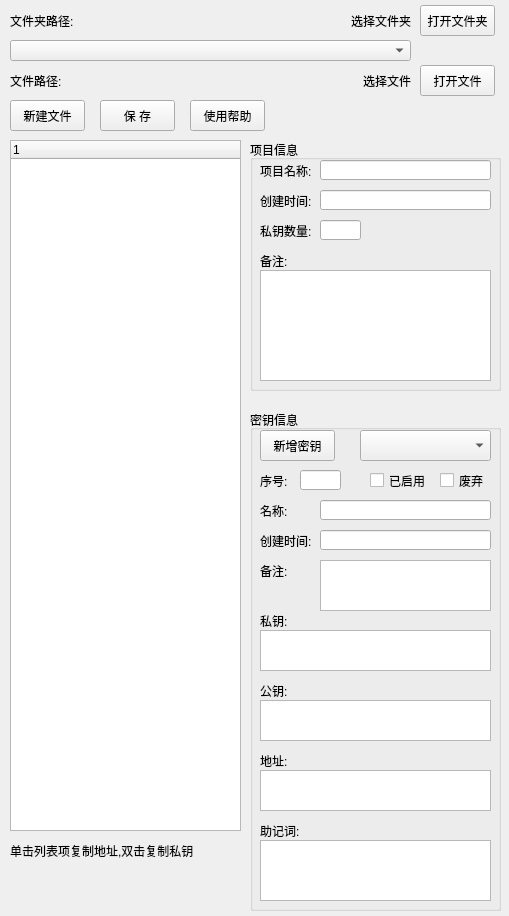
<?xml version="1.0" encoding="UTF-8"?>
<ui version="4.0">
 <class>KeyManagerForm</class>
 <widget class="QWidget" name="KeyManagerForm">
  <property name="geometry">
   <rect>
    <x>0</x>
    <y>0</y>
    <width>509</width>
    <height>916</height>
   </rect>
  </property>
  <property name="windowTitle">
   <string>KeyManager</string>
  </property>
  <widget class="QLabel" name="label">
   <property name="geometry">
    <rect>
     <x>10</x>
     <y>70</y>
     <width>61</width>
     <height>21</height>
    </rect>
   </property>
   <property name="text">
    <string>文件路径:</string>
   </property>
  </widget>
  <widget class="QPushButton" name="btnOpenFile">
   <property name="geometry">
    <rect>
     <x>420</x>
     <y>65</y>
     <width>75</width>
     <height>31</height>
    </rect>
   </property>
   <property name="text">
    <string>打开文件</string>
   </property>
  </widget>
  <widget class="QPushButton" name="btnNewFile">
   <property name="geometry">
    <rect>
     <x>10</x>
     <y>100</y>
     <width>75</width>
     <height>31</height>
    </rect>
   </property>
   <property name="text">
    <string>新建文件</string>
   </property>
  </widget>
  <widget class="QLabel" name="labelFilePath">
   <property name="geometry">
    <rect>
     <x>80</x>
     <y>70</y>
     <width>331</width>
     <height>21</height>
    </rect>
   </property>
   <property name="text">
    <string>选择文件</string>
   </property>
   <property name="alignment">
    <set>Qt::AlignRight|Qt::AlignTrailing|Qt::AlignVCenter</set>
   </property>
  </widget>
  <widget class="QPushButton" name="btnSaveFile">
   <property name="geometry">
    <rect>
     <x>100</x>
     <y>100</y>
     <width>75</width>
     <height>31</height>
    </rect>
   </property>
   <property name="text">
    <string>保 存</string>
   </property>
  </widget>
  <widget class="QComboBox" name="cbkmFile">
   <property name="geometry">
    <rect>
     <x>10</x>
     <y>40</y>
     <width>401</width>
     <height>21</height>
    </rect>
   </property>
  </widget>
  <widget class="QPushButton" name="btnOpenFolder">
   <property name="geometry">
    <rect>
     <x>420</x>
     <y>5</y>
     <width>75</width>
     <height>31</height>
    </rect>
   </property>
   <property name="text">
    <string>打开文件夹</string>
   </property>
  </widget>
  <widget class="QLabel" name="label_2">
   <property name="geometry">
    <rect>
     <x>10</x>
     <y>10</y>
     <width>71</width>
     <height>21</height>
    </rect>
   </property>
   <property name="text">
    <string>文件夹路径:</string>
   </property>
  </widget>
  <widget class="QLabel" name="labelFolderPath">
   <property name="geometry">
    <rect>
     <x>80</x>
     <y>10</y>
     <width>331</width>
     <height>21</height>
    </rect>
   </property>
   <property name="text">
    <string>选择文件夹</string>
   </property>
   <property name="alignment">
    <set>Qt::AlignRight|Qt::AlignTrailing|Qt::AlignVCenter</set>
   </property>
  </widget>
  <widget class="QPushButton" name="btnHelp">
   <property name="geometry">
    <rect>
     <x>190</x>
     <y>100</y>
     <width>75</width>
     <height>31</height>
    </rect>
   </property>
   <property name="text">
    <string>使用帮助</string>
   </property>
  </widget>
  <widget class="QTreeWidget" name="twKey">
   <property name="geometry">
    <rect>
     <x>10</x>
     <y>140</y>
     <width>231</width>
     <height>691</height>
    </rect>
   </property>
   <column>
    <property name="text">
     <string notr="true">1</string>
    </property>
   </column>
  </widget>
  <widget class="QLabel" name="label_3">
   <property name="geometry">
    <rect>
     <x>260</x>
     <y>160</y>
     <width>61</width>
     <height>21</height>
    </rect>
   </property>
   <property name="text">
    <string>项目名称:</string>
   </property>
  </widget>
  <widget class="QLabel" name="label_4">
   <property name="geometry">
    <rect>
     <x>260</x>
     <y>190</y>
     <width>61</width>
     <height>21</height>
    </rect>
   </property>
   <property name="text">
    <string>创建时间:</string>
   </property>
  </widget>
  <widget class="QLabel" name="label_5">
   <property name="geometry">
    <rect>
     <x>260</x>
     <y>220</y>
     <width>61</width>
     <height>21</height>
    </rect>
   </property>
   <property name="text">
    <string>私钥数量:</string>
   </property>
  </widget>
  <widget class="QLabel" name="label_6">
   <property name="geometry">
    <rect>
     <x>260</x>
     <y>250</y>
     <width>61</width>
     <height>21</height>
    </rect>
   </property>
   <property name="text">
    <string>备注:</string>
   </property>
  </widget>
  <widget class="QLabel" name="label_7">
   <property name="geometry">
    <rect>
     <x>260</x>
     <y>530</y>
     <width>61</width>
     <height>21</height>
    </rect>
   </property>
   <property name="text">
    <string>创建时间:</string>
   </property>
  </widget>
  <widget class="QLabel" name="label_8">
   <property name="geometry">
    <rect>
     <x>260</x>
     <y>560</y>
     <width>61</width>
     <height>21</height>
    </rect>
   </property>
   <property name="text">
    <string>备注:</string>
   </property>
  </widget>
  <widget class="QLabel" name="label_9">
   <property name="geometry">
    <rect>
     <x>260</x>
     <y>500</y>
     <width>61</width>
     <height>21</height>
    </rect>
   </property>
   <property name="text">
    <string>名称:</string>
   </property>
  </widget>
  <widget class="QLabel" name="label_10">
   <property name="geometry">
    <rect>
     <x>260</x>
     <y>470</y>
     <width>61</width>
     <height>21</height>
    </rect>
   </property>
   <property name="text">
    <string>序号:</string>
   </property>
  </widget>
  <widget class="QLabel" name="label_11">
   <property name="geometry">
    <rect>
     <x>260</x>
     <y>820</y>
     <width>61</width>
     <height>21</height>
    </rect>
   </property>
   <property name="text">
    <string>助记词:</string>
   </property>
  </widget>
  <widget class="QLabel" name="label_12">
   <property name="geometry">
    <rect>
     <x>260</x>
     <y>680</y>
     <width>61</width>
     <height>21</height>
    </rect>
   </property>
   <property name="text">
    <string>公钥:</string>
   </property>
  </widget>
  <widget class="QLabel" name="label_13">
   <property name="geometry">
    <rect>
     <x>260</x>
     <y>610</y>
     <width>61</width>
     <height>21</height>
    </rect>
   </property>
   <property name="text">
    <string>私钥:</string>
   </property>
  </widget>
  <widget class="QLabel" name="label_14">
   <property name="geometry">
    <rect>
     <x>260</x>
     <y>750</y>
     <width>61</width>
     <height>21</height>
    </rect>
   </property>
   <property name="text">
    <string>地址:</string>
   </property>
  </widget>
  <widget class="QLineEdit" name="leProjectName">
   <property name="geometry">
    <rect>
     <x>320</x>
     <y>160</y>
     <width>171</width>
     <height>20</height>
    </rect>
   </property>
  </widget>
  <widget class="QLineEdit" name="leProjectCreationTime">
   <property name="geometry">
    <rect>
     <x>320</x>
     <y>190</y>
     <width>171</width>
     <height>20</height>
    </rect>
   </property>
  </widget>
  <widget class="QLineEdit" name="leKeyCount">
   <property name="geometry">
    <rect>
     <x>320</x>
     <y>220</y>
     <width>41</width>
     <height>20</height>
    </rect>
   </property>
   <property name="readOnly">
    <bool>true</bool>
   </property>
  </widget>
  <widget class="QLineEdit" name="leKeyName">
   <property name="geometry">
    <rect>
     <x>320</x>
     <y>500</y>
     <width>171</width>
     <height>20</height>
    </rect>
   </property>
  </widget>
  <widget class="QLineEdit" name="leKeyNumber">
   <property name="geometry">
    <rect>
     <x>300</x>
     <y>470</y>
     <width>41</width>
     <height>20</height>
    </rect>
   </property>
  </widget>
  <widget class="QLineEdit" name="leKeyCreationTime">
   <property name="geometry">
    <rect>
     <x>320</x>
     <y>530</y>
     <width>171</width>
     <height>20</height>
    </rect>
   </property>
  </widget>
  <widget class="QPlainTextEdit" name="pteProjectNote">
   <property name="geometry">
    <rect>
     <x>260</x>
     <y>270</y>
     <width>231</width>
     <height>111</height>
    </rect>
   </property>
  </widget>
  <widget class="QPlainTextEdit" name="pteKeyNote">
   <property name="geometry">
    <rect>
     <x>320</x>
     <y>560</y>
     <width>171</width>
     <height>51</height>
    </rect>
   </property>
  </widget>
  <widget class="QPlainTextEdit" name="ptePrivateKey">
   <property name="geometry">
    <rect>
     <x>260</x>
     <y>630</y>
     <width>231</width>
     <height>41</height>
    </rect>
   </property>
   <property name="readOnly">
    <bool>true</bool>
   </property>
  </widget>
  <widget class="QPlainTextEdit" name="ptePublicKey">
   <property name="geometry">
    <rect>
     <x>260</x>
     <y>700</y>
     <width>231</width>
     <height>41</height>
    </rect>
   </property>
   <property name="readOnly">
    <bool>true</bool>
   </property>
  </widget>
  <widget class="QPlainTextEdit" name="pteKeyAddress">
   <property name="geometry">
    <rect>
     <x>260</x>
     <y>770</y>
     <width>231</width>
     <height>41</height>
    </rect>
   </property>
   <property name="readOnly">
    <bool>true</bool>
   </property>
  </widget>
  <widget class="QPlainTextEdit" name="pteKeyMnemonic">
   <property name="geometry">
    <rect>
     <x>260</x>
     <y>840</y>
     <width>231</width>
     <height>61</height>
    </rect>
   </property>
   <property name="readOnly">
    <bool>true</bool>
   </property>
  </widget>
  <widget class="QLabel" name="label_15">
   <property name="geometry">
    <rect>
     <x>10</x>
     <y>840</y>
     <width>231</width>
     <height>21</height>
    </rect>
   </property>
   <property name="text">
    <string>单击列表项复制地址,双击复制私钥</string>
   </property>
  </widget>
  <widget class="QPushButton" name="btnKeyAdd">
   <property name="geometry">
    <rect>
     <x>260</x>
     <y>430</y>
     <width>75</width>
     <height>31</height>
    </rect>
   </property>
   <property name="text">
    <string>新增密钥</string>
   </property>
  </widget>
  <widget class="QCheckBox" name="cbKeyUsed">
   <property name="geometry">
    <rect>
     <x>370</x>
     <y>470</y>
     <width>71</width>
     <height>21</height>
    </rect>
   </property>
   <property name="text">
    <string>已启用</string>
   </property>
  </widget>
  <widget class="QCheckBox" name="cbKeyDisabled">
   <property name="geometry">
    <rect>
     <x>440</x>
     <y>470</y>
     <width>51</width>
     <height>21</height>
    </rect>
   </property>
   <property name="text">
    <string>废弃</string>
   </property>
  </widget>
  <widget class="QComboBox" name="cbFilter">
   <property name="geometry">
    <rect>
     <x>360</x>
     <y>430</y>
     <width>131</width>
     <height>31</height>
    </rect>
   </property>
  </widget>
  <widget class="QGroupBox" name="groupBox">
   <property name="geometry">
    <rect>
     <x>250</x>
     <y>140</y>
     <width>251</width>
     <height>251</height>
    </rect>
   </property>
   <property name="title">
    <string>项目信息</string>
   </property>
  </widget>
  <widget class="QGroupBox" name="groupBox_2">
   <property name="geometry">
    <rect>
     <x>250</x>
     <y>410</y>
     <width>251</width>
     <height>501</height>
    </rect>
   </property>
   <property name="title">
    <string>密钥信息</string>
   </property>
  </widget>
  <zorder>groupBox_2</zorder>
  <zorder>groupBox</zorder>
  <zorder>label</zorder>
  <zorder>btnOpenFile</zorder>
  <zorder>btnNewFile</zorder>
  <zorder>labelFilePath</zorder>
  <zorder>btnSaveFile</zorder>
  <zorder>cbkmFile</zorder>
  <zorder>btnOpenFolder</zorder>
  <zorder>label_2</zorder>
  <zorder>labelFolderPath</zorder>
  <zorder>btnHelp</zorder>
  <zorder>twKey</zorder>
  <zorder>label_3</zorder>
  <zorder>label_4</zorder>
  <zorder>label_5</zorder>
  <zorder>label_6</zorder>
  <zorder>label_7</zorder>
  <zorder>label_8</zorder>
  <zorder>label_9</zorder>
  <zorder>label_10</zorder>
  <zorder>label_11</zorder>
  <zorder>label_12</zorder>
  <zorder>label_13</zorder>
  <zorder>label_14</zorder>
  <zorder>leProjectName</zorder>
  <zorder>leProjectCreationTime</zorder>
  <zorder>leKeyCount</zorder>
  <zorder>leKeyName</zorder>
  <zorder>leKeyNumber</zorder>
  <zorder>leKeyCreationTime</zorder>
  <zorder>pteProjectNote</zorder>
  <zorder>pteKeyNote</zorder>
  <zorder>ptePrivateKey</zorder>
  <zorder>ptePublicKey</zorder>
  <zorder>pteKeyAddress</zorder>
  <zorder>pteKeyMnemonic</zorder>
  <zorder>label_15</zorder>
  <zorder>btnKeyAdd</zorder>
  <zorder>cbKeyUsed</zorder>
  <zorder>cbKeyDisabled</zorder>
  <zorder>cbFilter</zorder>
 </widget>
 <resources/>
 <connections/>
</ui>
